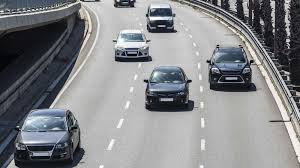
#> input picture download.jpg, 300 x 168 px
$ jupyter execute --allow-errors Untitled.ipynb
#> lines starting #> are read from the running program, lines starting #| are printed output that depends on the picture
[cell 1]
import cv2
import numpy as np

[cell 2]
import os
os.sys.path
import cv2

[cell 3]
import os

[cell 4]
os.sys.path

[cell 5]
import cv2

[cell 6]
import  cv2

#> (a cell that did not finish here is left out)

[cell 8]
import sys
sys.path.append('C:\Python27\Lib\site-packages')

[cell 9]
import  cv2

[cell 10]
import numpy as np

[cell 11]
from matplotlib import pyplot as plt

[cell 12]
img = cv2.imread('download.jpg',0)
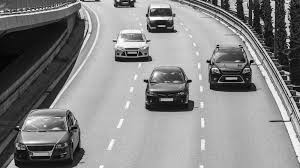
#> img: shape (168, 300); min 0, max 255, mean 133.7
edges = cv2.Canny(img,100,200)
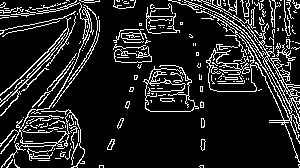
#> edges: shape (168, 300); 13.6% white in thin lines or dots

[cell 13]
plt.subplot(121),plt.imshow(img,cmap = 'gray')
plt.title('Original Image'), plt.xticks([]), plt.yticks([])
plt.subplot(122),plt.imshow(edges,cmap = 'gray')
plt.title('Edge Image'), plt.xticks([]), plt.yticks([])
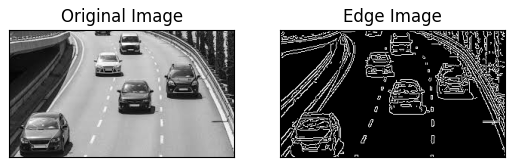
#> figure drawn by matplotlib, 2 panels
